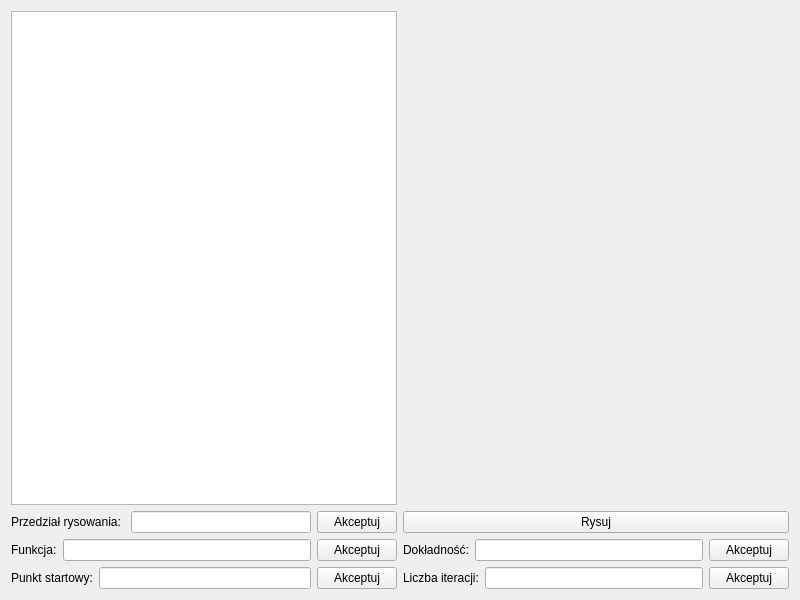
<ui version="4.0">
<class>Interface</class>
<widget class="QWidget" name="Interface">
<property name="geometry">
<rect>
<x>0</x>
<y>0</y>
<width>800</width>
<height>600</height>
</rect>
</property>
<property name="windowTitle">
<string>Interface</string>
</property>
<layout class="QGridLayout" name="gridLayout">
<item row="0" column="2">
<layout class="QVBoxLayout" name="verticalLayout_3">
<item>
<widget class="MplWidget" name="widget" native="true"/>
</item>
</layout>
</item>
<item row="0" column="0">
<layout class="QVBoxLayout" name="verticalLayout">
<item>
<widget class="QTextBrowser" name="textBrowser"/>
</item>
</layout>
</item>
<item row="3" column="0">
<layout class="QVBoxLayout" name="verticalLayout_4">
<item>
<layout class="QHBoxLayout" name="horizontalLayout_2">
<item>
<widget class="QLabel" name="label_5">
<property name="text">
<string>Przedział rysowania: </string>
</property>
</widget>
</item>
<item>
<widget class="QLineEdit" name="przedzial_linia"/>
</item>
<item>
<widget class="QPushButton" name="przedzial_akcept">
<property name="text">
<string>Akceptuj</string>
</property>
</widget>
</item>
</layout>
</item>
<item>
<layout class="QHBoxLayout" name="horizontalLayout">
<item>
<widget class="QLabel" name="label_2">
<property name="text">
<string>Funkcja:</string>
</property>
</widget>
</item>
<item>
<widget class="QLineEdit" name="funkcja_linia"/>
</item>
<item>
<widget class="QPushButton" name="funkcja_akcept">
<property name="text">
<string>Akceptuj</string>
</property>
</widget>
</item>
</layout>
</item>
<item>
<layout class="QHBoxLayout" name="horizontalLayout_6">
<item>
<widget class="QLabel" name="label">
<property name="text">
<string>Punkt startowy:</string>
</property>
</widget>
</item>
<item>
<widget class="QLineEdit" name="startowy_linia"/>
</item>
<item>
<widget class="QPushButton" name="startowy_akcept">
<property name="text">
<string>Akceptuj</string>
</property>
</widget>
</item>
</layout>
</item>
</layout>
</item>
<item row="3" column="2">
<layout class="QVBoxLayout" name="verticalLayout_5">
<item>
<widget class="QPushButton" name="rysuj">
<property name="text">
<string>Rysuj</string>
</property>
</widget>
</item>
<item>
<layout class="QHBoxLayout" name="horizontalLayout_4">
<item>
<widget class="QLabel" name="label_3">
<property name="text">
<string>Dokładność:</string>
</property>
</widget>
</item>
<item>
<widget class="QLineEdit" name="dokladnosc_linia"/>
</item>
<item>
<widget class="QPushButton" name="dokladnosc_akcept">
<property name="text">
<string>Akceptuj</string>
</property>
</widget>
</item>
</layout>
</item>
<item>
<layout class="QHBoxLayout" name="horizontalLayout_5">
<item>
<widget class="QLabel" name="label_4">
<property name="text">
<string>Liczba iteracji:</string>
</property>
</widget>
</item>
<item>
<widget class="QLineEdit" name="iteracja_linia"/>
</item>
<item>
<widget class="QPushButton" name="iteracja_akcept">
<property name="text">
<string>Akceptuj</string>
</property>
</widget>
</item>
</layout>
</item>
</layout>
</item>
</layout>
</widget>
<customwidgets>
<customwidget>
<class>MplWidget</class>
<extends>QWidget</extends>
<header location="global">mplwidget.h</header>
<container>1</container>
</customwidget>
</customwidgets>
<resources/>
<connections/>
</ui>
